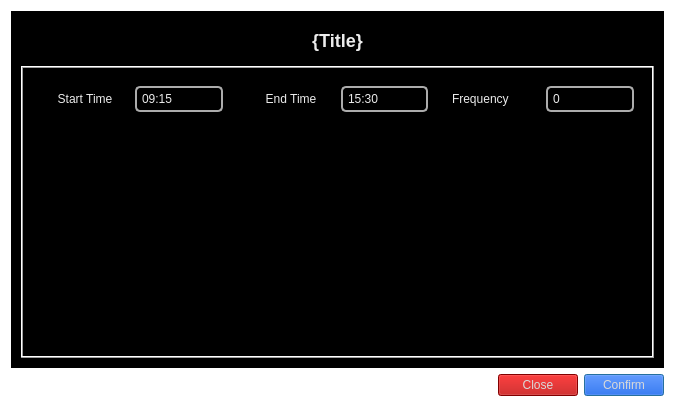
<?xml version="1.0" encoding="UTF-8"?>
<ui version="4.0">
 <class>Dialog</class>
 <widget class="QDialog" name="Dialog">
  <property name="geometry">
   <rect>
    <x>0</x>
    <y>0</y>
    <width>675</width>
    <height>407</height>
   </rect>
  </property>
  <property name="windowTitle">
   <string>Dialog</string>
  </property>
  <property name="styleSheet">
   <string notr="true">QDialog{
	background-color: transparent;
	color: white;
}</string>
  </property>
  <layout class="QGridLayout" name="gridLayout">
   <item row="0" column="0">
    <widget class="QFrame" name="frame_outer">
     <property name="styleSheet">
      <string notr="true">#frame_outer{
	background-color: rgb(0, 0, 0);
	color: white;
}
QLabel{
	background-color: rgb(0, 0, 0);
	color: rgb(236, 236, 236);
}
QScrollArea {
	background-color: rgb(0, 0, 0);
	color: white;
}
#scrollAreaWidgetContents{
	background-color: transparent;
	color: white;
}
QSpinBox, QTimeEdit{
    padding: 3px; /* make room for the arrows */
	border: 2px solid rgb(172, 172, 172);
	border-radius: 5px;
	background-color: transparent;
	color: rgb(236, 236, 236);
	selection-color: rgb(43, 43, 43);
	selection-background-color: rgb(255, 255, 255);
}
QSpinBox::up-button, QTimeEdit::up-button {
    subcontrol-origin: border;
    subcontrol-position: top right;
    width: 16px;
    border-image: url(:/icons/up-arrow.png) 1;
    border-width: 1px;
}

QSpinBox::up-button:hover, QTimeEdit::up-button:hover {
	border-image: url(:/icons/up-arrow-hover.png) 1;
}
QSpinBox::down-button:hover, QTimeEdit::down-button:hover {
	border-image: url(:/icons/down-arrow-hover.png) 1;
}

QSpinBox::down-button, QTimeEdit::down-button {
    subcontrol-origin: border;
    subcontrol-position: bottom right;
    width: 16px;
    border-image: url(:/icons/down-arrow.png) 1;
    border-width: 1px;
}</string>
     </property>
     <property name="frameShape">
      <enum>QFrame::StyledPanel</enum>
     </property>
     <property name="frameShadow">
      <enum>QFrame::Raised</enum>
     </property>
     <layout class="QVBoxLayout" name="verticalLayout">
      <item>
       <widget class="QFrame" name="frame_2">
        <property name="maximumSize">
         <size>
          <width>16777215</width>
          <height>150</height>
         </size>
        </property>
        <property name="frameShape">
         <enum>QFrame::NoFrame</enum>
        </property>
        <property name="frameShadow">
         <enum>QFrame::Raised</enum>
        </property>
        <layout class="QVBoxLayout" name="verticalLayout_2">
         <property name="spacing">
          <number>0</number>
         </property>
         <property name="leftMargin">
          <number>0</number>
         </property>
         <property name="topMargin">
          <number>9</number>
         </property>
         <property name="rightMargin">
          <number>0</number>
         </property>
         <property name="bottomMargin">
          <number>9</number>
         </property>
         <item>
          <widget class="QLabel" name="label_strategy_title">
           <property name="text">
            <string>&lt;h2&gt;{Title}&lt;/h2&gt;</string>
           </property>
           <property name="alignment">
            <set>Qt::AlignCenter</set>
           </property>
          </widget>
         </item>
        </layout>
       </widget>
      </item>
      <item>
       <widget class="QFrame" name="frame_3">
        <property name="frameShape">
         <enum>QFrame::Box</enum>
        </property>
        <property name="frameShadow">
         <enum>QFrame::Raised</enum>
        </property>
        <layout class="QGridLayout" name="gridLayout_2">
         <item row="0" column="1">
          <widget class="QFrame" name="frame_4">
           <property name="maximumSize">
            <size>
             <width>16777215</width>
             <height>150</height>
            </size>
           </property>
           <property name="frameShape">
            <enum>QFrame::NoFrame</enum>
           </property>
           <property name="frameShadow">
            <enum>QFrame::Raised</enum>
           </property>
           <layout class="QHBoxLayout" name="horizontalLayout">
            <item>
             <widget class="QLabel" name="label_end_time">
              <property name="text">
               <string>End Time</string>
              </property>
              <property name="alignment">
               <set>Qt::AlignCenter</set>
              </property>
             </widget>
            </item>
            <item>
             <widget class="QTimeEdit" name="timeEdit_end_time">
              <property name="wrapping">
               <bool>false</bool>
              </property>
              <property name="frame">
               <bool>true</bool>
              </property>
              <property name="showGroupSeparator" stdset="0">
               <bool>false</bool>
              </property>
              <property name="maximumTime">
               <time>
                <hour>15</hour>
                <minute>30</minute>
                <second>0</second>
               </time>
              </property>
              <property name="minimumTime">
               <time>
                <hour>9</hour>
                <minute>16</minute>
                <second>0</second>
               </time>
              </property>
              <property name="displayFormat">
               <string>HH:mm</string>
              </property>
              <property name="time">
               <time>
                <hour>15</hour>
                <minute>30</minute>
                <second>0</second>
               </time>
              </property>
             </widget>
            </item>
           </layout>
          </widget>
         </item>
         <item row="0" column="0">
          <widget class="QFrame" name="frame_5">
           <property name="maximumSize">
            <size>
             <width>16777215</width>
             <height>150</height>
            </size>
           </property>
           <property name="frameShape">
            <enum>QFrame::NoFrame</enum>
           </property>
           <property name="frameShadow">
            <enum>QFrame::Raised</enum>
           </property>
           <layout class="QHBoxLayout" name="horizontalLayout_2">
            <item>
             <widget class="QLabel" name="label_start_time">
              <property name="text">
               <string>Start Time</string>
              </property>
              <property name="alignment">
               <set>Qt::AlignCenter</set>
              </property>
             </widget>
            </item>
            <item>
             <widget class="QTimeEdit" name="timeEdit_start_time">
              <property name="wrapping">
               <bool>false</bool>
              </property>
              <property name="frame">
               <bool>true</bool>
              </property>
              <property name="showGroupSeparator" stdset="0">
               <bool>false</bool>
              </property>
              <property name="maximumTime">
               <time>
                <hour>15</hour>
                <minute>29</minute>
                <second>0</second>
               </time>
              </property>
              <property name="minimumTime">
               <time>
                <hour>9</hour>
                <minute>15</minute>
                <second>0</second>
               </time>
              </property>
              <property name="displayFormat">
               <string>HH:mm</string>
              </property>
              <property name="time">
               <time>
                <hour>9</hour>
                <minute>15</minute>
                <second>0</second>
               </time>
              </property>
             </widget>
            </item>
           </layout>
          </widget>
         </item>
         <item row="0" column="2">
          <widget class="QFrame" name="frame_7">
           <property name="frameShape">
            <enum>QFrame::NoFrame</enum>
           </property>
           <property name="frameShadow">
            <enum>QFrame::Raised</enum>
           </property>
           <layout class="QGridLayout" name="gridLayout_4">
            <item row="0" column="0">
             <widget class="QLabel" name="label_frequency">
              <property name="text">
               <string>Frequency</string>
              </property>
             </widget>
            </item>
            <item row="0" column="1">
             <widget class="QSpinBox" name="spinBox_freq"/>
            </item>
           </layout>
          </widget>
         </item>
         <item row="1" column="0" colspan="3">
          <widget class="QFrame" name="frame_6">
           <property name="frameShape">
            <enum>QFrame::NoFrame</enum>
           </property>
           <property name="frameShadow">
            <enum>QFrame::Raised</enum>
           </property>
           <layout class="QGridLayout" name="gridLayout_3">
            <property name="leftMargin">
             <number>0</number>
            </property>
            <property name="topMargin">
             <number>0</number>
            </property>
            <property name="rightMargin">
             <number>0</number>
            </property>
            <property name="bottomMargin">
             <number>0</number>
            </property>
            <property name="spacing">
             <number>0</number>
            </property>
            <item row="0" column="0">
             <widget class="QScrollArea" name="scrollArea">
              <property name="frameShape">
               <enum>QFrame::NoFrame</enum>
              </property>
              <property name="widgetResizable">
               <bool>true</bool>
              </property>
              <widget class="QWidget" name="scrollAreaWidgetContents">
               <property name="geometry">
                <rect>
                 <x>0</x>
                 <y>0</y>
                 <width>615</width>
                 <height>212</height>
                </rect>
               </property>
              </widget>
             </widget>
            </item>
           </layout>
          </widget>
         </item>
        </layout>
       </widget>
      </item>
     </layout>
    </widget>
   </item>
   <item row="1" column="0">
    <widget class="QFrame" name="frame">
     <property name="styleSheet">
      <string notr="true">#pushButton_close{
	font: 63 13pt &quot;Rasa SemiBold&quot;;
	color: rgb(217, 217, 217);
	background-color: rgb(180, 0, 0);
}
#pushButton_close::hover{
	background-color: rgb(195, 0, 0);
}
#pushButton_confirm{
	font: 63 13pt &quot;Rasa SemiBold&quot;;
	color: rgb(217, 217, 217);
	background-color: rgb(0, 71, 214);
}
#pushButton_confirm::hover{
	background-color: rgb(0, 57, 171);
}</string>
     </property>
     <property name="frameShape">
      <enum>QFrame::NoFrame</enum>
     </property>
     <property name="frameShadow">
      <enum>QFrame::Raised</enum>
     </property>
     <layout class="QGridLayout" name="gridLayout_5">
      <property name="leftMargin">
       <number>0</number>
      </property>
      <property name="topMargin">
       <number>0</number>
      </property>
      <property name="rightMargin">
       <number>0</number>
      </property>
      <property name="bottomMargin">
       <number>0</number>
      </property>
      <property name="horizontalSpacing">
       <number>6</number>
      </property>
      <property name="verticalSpacing">
       <number>0</number>
      </property>
      <item row="0" column="2">
       <widget class="QPushButton" name="pushButton_confirm">
        <property name="text">
         <string>Confirm</string>
        </property>
        <property name="icon">
         <iconset resource="../icons/icons.qrc">
          <normaloff>:/icons/check-white.png</normaloff>:/icons/check-white.png</iconset>
        </property>
        <property name="iconSize">
         <size>
          <width>10</width>
          <height>10</height>
         </size>
        </property>
       </widget>
      </item>
      <item row="0" column="1">
       <widget class="QPushButton" name="pushButton_close">
        <property name="text">
         <string>Close</string>
        </property>
        <property name="icon">
         <iconset resource="../icons/icons.qrc">
          <normaloff>:/icons/close-white.png</normaloff>:/icons/close-white.png</iconset>
        </property>
        <property name="iconSize">
         <size>
          <width>10</width>
          <height>10</height>
         </size>
        </property>
       </widget>
      </item>
      <item row="0" column="0">
       <spacer name="horizontalSpacer">
        <property name="orientation">
         <enum>Qt::Horizontal</enum>
        </property>
        <property name="sizeHint" stdset="0">
         <size>
          <width>40</width>
          <height>20</height>
         </size>
        </property>
       </spacer>
      </item>
     </layout>
    </widget>
   </item>
  </layout>
 </widget>
 <tabstops>
  <tabstop>timeEdit_start_time</tabstop>
  <tabstop>timeEdit_end_time</tabstop>
  <tabstop>spinBox_freq</tabstop>
  <tabstop>scrollArea</tabstop>
 </tabstops>
 <resources>
  <include location="../icons/icons.qrc"/>
 </resources>
 <connections/>
</ui>
